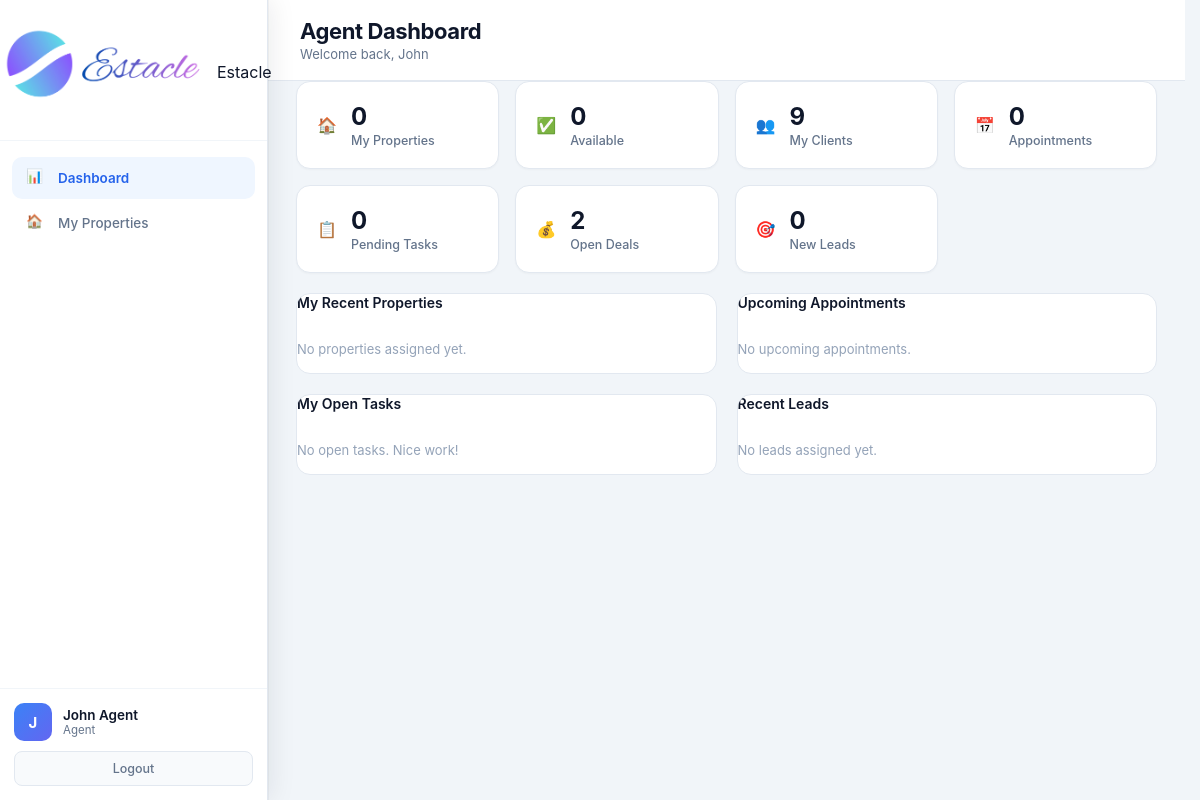
The app's page /agent (signed in), older data.
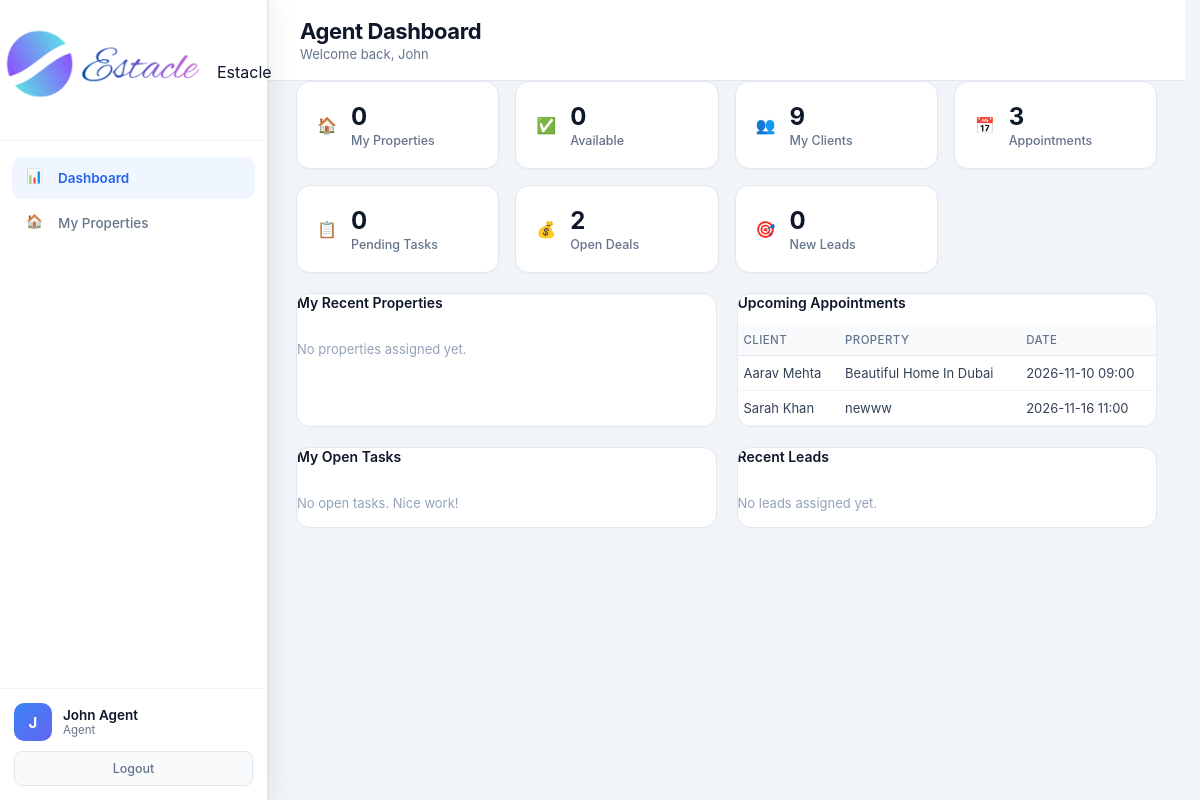
The same page, newer data.
### tables this page shows
CREATE TABLE appointments (
            id INTEGER PRIMARY KEY AUTOINCREMENT,
            client_id INTEGER,
            property_id INTEGER,
            agent_id INTEGER,
            appointment_date TIMESTAMP,
            status TEXT DEFAULT 'scheduled',
            notes TEXT,
            created_at TIMESTAMP DEFAULT CURRENT_TIMESTAMP,
            FOREIGN KEY (client_id) REFERENCES clients (id),
            FOREIGN KEY (property_id) REFERENCES properties (id),
            FOREIGN KEY (agent_id) REFERENCES users (id)
        );

CREATE TABLE clients (
            id INTEGER PRIMARY KEY AUTOINCREMENT,
            full_name TEXT NOT NULL,
            email TEXT,
            phone TEXT,
            status TEXT DEFAULT 'lead',
            notes TEXT,
            agent_id INTEGER,
            created_at TIMESTAMP DEFAULT CURRENT_TIMESTAMP, source TEXT, budget REAL, interest TEXT, preferred_city TEXT, address TEXT, updated_at TIMESTAMP, user_id INTEGER,
            FOREIGN KEY (agent_id) REFERENCES users (id)
        );

CREATE TABLE properties (
            id INTEGER PRIMARY KEY AUTOINCREMENT,
            title TEXT NOT NULL,
            description TEXT,
            price REAL NOT NULL,
            property_type TEXT NOT NULL,
            status TEXT DEFAULT 'available',
            address TEXT,
            city TEXT,
            state TEXT,
            zip_code TEXT,
            bedrooms INTEGER,
            bathrooms REAL,
            area_sqft REAL,
            agent_id INTEGER,
            created_at TIMESTAMP DEFAULT CURRENT_TIMESTAMP, category TEXT DEFAULT "sale", listing_type TEXT DEFAULT "sale", floor TEXT, carpet_area REAL, furnishing TEXT, parking TEXT, amenities TEXT, seller_name TEXT, seller_phone TEXT, monthly_rent REAL, security_deposit REAL, maintenance REAL, per_sqft REAL, latitude TEXT, longitude TEXT, photos TEXT, year_built TEXT, facing TEXT, videos TEXT,
            FOREIGN KEY (agent_id) REFERENCES users (id)
        );

### routes/agent.py (the view)
@agent.route('/agent')
@login_required
@role_required('agent')
def agent_dashboard():
    db = get_db()
    migrate_db()
    agent_id = session['user_id']
    currency = get_setting('currency', 'INR')
    stats = {
        'my_properties': db.execute('SELECT COUNT(*) FROM properties WHERE agent_id = ?', (agent_id,)).fetchone()[0],
        'my_clients': db.execute('SELECT COUNT(*) FROM clients WHERE agent_id = ?', (agent_id,)).fetchone()[0],
        'appointments': db.execute('SELECT COUNT(*) FROM appointments WHERE agent_id = ?', (agent_id,)).fetchone()[0],
        'available': db.execute("SELECT COUNT(*) FROM properties WHERE agent_id = ? AND status = 'available'", (agent_id,)).fetchone()[0],
        'pending_tasks': db.execute("SELECT COUNT(*) FROM tasks WHERE assigned_to = ? AND status = 'pending'", (agent_id,)).fetchone()[0],
        'open_deals': db.execute("SELECT COUNT(*) FROM deals WHERE agent_id = ? AND stage NOT IN ('closed', 'lost')", (agent_id,)).fetchone()[0],
        'new_leads': db.execute("SELECT COUNT(*) FROM leads WHERE assigned_to = ? AND status = 'new'", (agent_id,)).fetchone()[0],
    }
    my_properties = db.execute('''
        SELECT id, title, price, status, city, property_type, listing_type, created_at
        FROM properties WHERE agent_id = ? ORDER BY created_at DESC LIMIT 8
    ''', (agent_id,)).fetchall()
    upcoming = db.execute('''
        SELECT a.*, c.full_name as client_name, p.title as property_title
        FROM appointments a
        LEFT JOIN clients c ON a.client_id = c.id
        LEFT JOIN properties p ON a.property_id = p.id
        WHERE a.agent_id = ? AND a.status = 'scheduled'
        ORDER BY a.appointment_date ASC LIMIT 6
    ''', (agent_id,)).fetchall()
    my_tasks = db.execute('''
        SELECT * FROM tasks WHERE assigned_to = ? AND status != 'completed'
        ORDER BY CASE priority WHEN 'high' THEN 1 WHEN 'medium' THEN 2 ELSE 3 END, due_date ASC LIMIT 6
    ''', (agent_id,)).fetchall()
    recent_leads = db.execute('''
        SELECT * FROM leads WHERE assigned_to = ? ORDER BY created_at DESC LIMIT 5
    ''', (agent_id,)).fetchall()
    return render_template('agent.html', stats=stats, my_properties=my_properties,
                           upcoming=upcoming, my_tasks=my_tasks, recent_leads=recent_leads,
                           currency=currency, format_money=format_money)

### core/db.py (called while the page is built)
def get_db():
    if 'db' not in g:
        g.db = sqlite3.connect(current_app.config['DATABASE'])
        g.db.row_factory = sqlite3.Row
    return g.db

### core/helpers.py (called while the page is built)
def login_required(f):
    @wraps(f)
    def decorated_function(*args, **kwargs):
        if 'user_id' not in session:
            flash('Please log in to access this page.', 'warning')
            return redirect(url_for('auth.login'))
        return f(*args, **kwargs)
    return decorated_function

def role_required(*roles):
    def decorator(f):
        @wraps(f)
        def decorated_function(*args, **kwargs):
            if 'user_id' not in session:
                flash('Please log in to access this page.', 'warning')
                return redirect(url_for('auth.login'))
            if session.get('role') not in roles:
                flash('You do not have permission to access this page.', 'danger')
                return redirect(url_for('auth.role_redirect'))
            return f(*args, **kwargs)
        return decorated_function
    return decorator

### templates/agent.html (shortened to what the changed rows need)
<!DOCTYPE html>
<html lang="en">
<head>
    <link rel="stylesheet" href="{{ url_for('static', filename='css/admin.css') }}">
</head>
<body>
<div class="app-layout">
    <main class="main-content">
        <header class="top-bar">
            <div>
                <h1 class="page-title">Agent Dashboard</h1>
            </div>
        </header>
        <div class="stats-grid" style="padding: 0 28px 20px;">
            <div class="stat-card">
                <div class="stat-info">
                    <div class="stat-value">{{ stats.appointments }}</div>
                    <div class="stat-label">Appointments</div>
                </div>
            </div>
        </div>
        <div class="agent-grid">
            <div class="panel">
                <h3>Upcoming Appointments</h3>
                {% if upcoming %}
                <table class="mini-table">
                    <thead><tr><th>Client</th><th>Property</th><th>Date</th></tr></thead>
                    <tbody>
                    {% for a in upcoming %}
                    <tr>
                        <td>{{ a.client_name or '—' }}</td>
                        <td>{{ (a.property_title or '—')[:28] }}</td>
                        <td>{{ a.appointment_date[:16] if a.appointment_date else '—' }}</td>
                    </tr>
                    {% endfor %}
                    </tbody>
                </table>
                {% else %}
                <p class="empty-row">No upcoming appointments.</p>
                {% endif %}
            </div>
        </div>
    </main>
</div>
</body>
</html>

Row changes from the older to the newer data that the page shows:
added appointments: full_name "Aarav Mehta", appointment_date "2026-11-10 09:00"
now on this page (row unchanged): properties: title "Beautiful Home In Dubai"
added appointments: full_name "Sarah Khan", appointment_date "2026-11-16 11:00"
now on this page (row unchanged): properties: title "newww"
Text that changed along with them:
{{ stats.appointments }}: "0" → "3"
text no longer shown: "No upcoming appointments."
text now shown: "CLIENT PROPERTY DATE"
